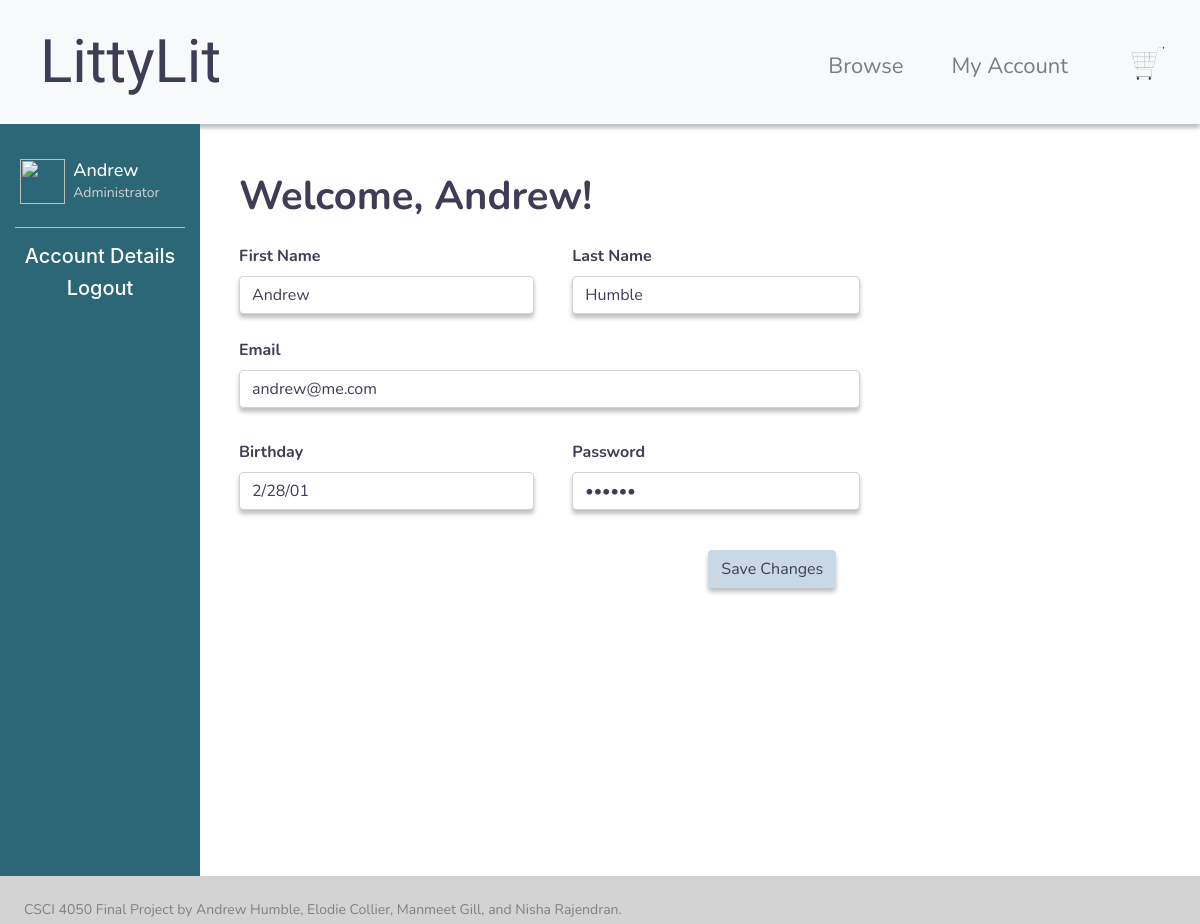
Page /admin-editMyAccount.php (signed in) on the committed database.
### tables this page shows
CREATE TABLE `userInfo` (
  `firstName` varchar(30) NOT NULL,
  `lastName` varchar(30) NOT NULL,
  `username` varchar(30) NOT NULL,
  `password` varchar(30) NOT NULL,
  `email` varchar(320) NOT NULL,
  `birthday` varchar(30) NOT NULL,
  `strAddress` varchar(100) NOT NULL,
  `city` varchar(100) NOT NULL,
  `state` varchar(2) NOT NULL,
  `zip` varchar(5) NOT NULL,
  `userType` varchar(1) NOT NULL,
  `promotion` int(11) DEFAULT NULL,
  `verification` int(11) DEFAULT NULL,
  PRIMARY KEY (`username`)
);

### admin-editMyAccount.php (the view, shortened to what this page needs)
<?php
require_once('connDB.php');
$getValuesQuery = "SELECT firstName, lastName, password, email, birthday, strAddress, city, state, zip FROM userInfo WHERE username='" . $_SESSION['username'] . "';";
$values = $conn->query($getValuesQuery);
$row = $values->fetch_assoc();
$firstName = isset($row['firstName']) ? htmlspecialchars($row['firstName']) : '';
$lastName = isset($row['lastName']) ? htmlspecialchars($row['lastName']) : '';
$password = $row['password'];
$email = $row['email'];
$birthday = $row['birthday'];
?>
<!DOCTYPE>
<head>
    <link href="editMyAccount.css" rel="stylesheet">
    <link rel="stylesheet" href="https://stackpath.bootstrapcdn.com/bootstrap/4.1.1/css/bootstrap.min.css">
</head>
<html>
<body>
    <main>
        <?php include 'elements/header.php' ?>
        <div class="container-fluid text-center">
            <div class="row h-30 content">
                <div class="col-sm-2 sidenav justify-content-center" style="background-color: #2C6777;">
                    <div class="row align-items-center bottom-margin">
                        <div class="avatarMargin col-1">
                            <div class="row align-items-center d-flex float-right">
                                <img src="https://cdn-icons-png.flaticon.com/512/147/147142.png" width="45px" height="45px" style="vertical-align: middle;">
                            </div>
                        </div>
                        <div class="col-8 pl-2">
                            <div class="row">
                                <div class="col-12 mt-3 d-flex float-left bottom-margin nowrap">
                                    <h5><?php echo $firstName ?></h5>
                                </div>
                                <div class="col-12 d-flex float-left">
                                    <p>Administrator</p>
                                </div>
                            </div>
                        </div>
                    </div>
                    <hr style="background-color: lightgrey">
                    <h4 class="sidebar"><a href="admin-editMyAccount.php">
                            Account Details
                        </a></h4>
                    <h4 class="sidebar"><a href="admin-logout.php">
                            Logout
                        </a></h4>
                </div>
                <div class="col-sm-10 text-left">
                    <form method="post">
                        <div class="ml-4 mt-5">
                            <h1>Welcome, <?php echo $firstName ?>!</h1>
                            <div class="pt-2 row">
                                <div class="col-4">
                                    <div class="pt-2 form-group">
                                        <label for="firstName">First Name</label>
                                        <input type="text" class="form-control" id="firstName" name="firstName" value="<?php echo $firstName ?>" required>
                                    </div>
                                </div>
                                <div class="col-4">
                                    <div class="pl-2 pt-2 form-group">
                                        <label for="lastName">Last Name</label>
                                        <input type="text" class="form-control" id="lastName" name="lastName" value="<?php echo $lastName ?>" required>
                                    </div>
                                </div>
                            </div>
                            <div class="pt-2 row">
                                <div class="col-8 t-2 form-group">
                                    <label for="email">Email</label>
                                    <input type="email" class="form-control" id="email" name="email" value=<?php echo $email ?> required>
                                </div>
                            </div>
                            <div class="pt-2 row">
                                <div class="col-4 t-2 form-group">
                                    <div class="pt-2 form-group">
                                        <label for="username">Birthday</label>
                                        <input type="text" placeholder="YYYY-MM-DD" class="form-control" id="birthday" name="birthday" value=<?php echo $birthday ?> required>
                                    </div>
                                </div>
                                <div class="col-4">
                                    <div class="pl-2 pt-2 form-group">
                                        <label for="password">Password</label>
                                        <input type="password" class="form-control" id="password" name="password" value=<?php echo $password ?> required minlength="7">
                                    </div>
                                </div>
                            </div>
                        </div>
                        <div class="row mr-2">
                            <div class="col-8 pr-6 mt-2 text-right">
                                <button name="submitButton" type="submit" class="btn btn-primary pr-6">Save Changes</button>
                            </div>
                        </div>
                    </form>
                </div>
            </div>
        </div>
</body>
</html>

### editMyAccount.css (style rules this page uses)
.row.content { height: 100%; }
.bottom-margin { margin-bottom: -0.5rem !important; }
.sidenav { padding-top: 20px; background-color: #f1f1f1; height: 100%; }
.sidenav a { font-size: 20px !important; color: white !important; }
.sidenav h5 { font-size: 18px !important; color: white !important; }
.sidenav p { font-size: 14px !important; color: lightgrey !important; }
.nowrap { white-space: nowrap; overflow: hidden; text-overflow: ellipsis; }
.avatarMargin { margin-left: 2.2rem; }
h1 { font-family: Nunito !important; font-weight: bold !important; text-align: left; color: #3F3D56 !important; margin-bottom: 0; }
h5, label { font-family: Nunito !important; color: #3F3D56 !important; margin-bottom: 0; font-weight: bold; }
p, input { font-family: Nunito !important; text-align: left; color: #3F3D56 !important; margin-bottom: 0; }
input { box-shadow: 0px 4px 4px rgba(0, 0, 0, 0.25); }
.btn { font-family: Nunito !important; text-align: left; color: #3F3D56 !important; background-color: #C8D8E4 !important; border-color: #C8D8E4 !important; margin-bottom: 0; vertical-align: end; }
button { box-shadow: 0px 4px 4px rgba(0, 0, 0, 0.25); }

### elements/header.css (style rules this page uses)
.nav-item h5, h5 { font-family: Nunito !important; font-size: 22px; font-weight: 400; padding-right: 2rem; color: #7C7C7D !important; }

### elements/footer.css (style rules this page uses)
.footer { background-color: lightgrey !important; max-height: 3rem !important; padding: 15px; width: 100% !important; }
.footer p { font-size: 14px !important; font-family: Nunito !important; color: lightgray !important; }

### rows in the picture
userinfo: firstName "Andrew", lastName "Humble", email "andrew@me.com", birthday "2/28/01"
